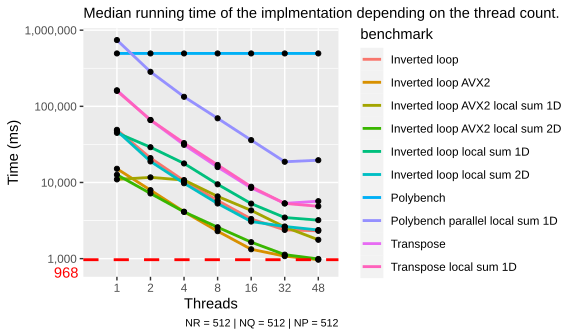

Here is the R script that generated this plot:
library(ggplot2)
library(extrafont)
require(plyr)

loadfonts()

setwd("F:\\DPHPC\\Plots")

source("utils.R")
source("stats.R")

classic_data_1 <- ReadAllFilesInDir.Aggregate(dir.path="results_classic/", col=c("benchmark", "NR", "NQ", "NP", "threads", "blocking_size", "id", "time", "overhead"))
sequential_data_2 <- ReadAllFilesInDir.Aggregate(dir.path="results_sequential_512/", col=c("benchmark", "NR", "NQ", "NP", "threads", "blocking_size", "id", "time", "overhead"))



classic_data <- rbind(classic_data_1, sequential_data_2)


classic_data$benchmark <- mapvalues(classic_data$benchmark, 
                                     from=c("inverted_loop", "inverted_loop_avx2",
                                            "inverted_loop_avx2_local_sum",
                                            "inverted_loop_avx2_local_sum_1D",
                                            "inverted_loop_local_sum",
                                            "inverted_loop_local_sum_1D",
                                            "transpose_local_sum",
                                            "polybench",
                                            "polybench_parallel_local_sum",
                                            "transpose"),
                                     to=c("Inverted loop", "Inverted loop AVX2",
                                          "Inverted loop AVX2 local sum 2D",
                                          "Inverted loop AVX2 local sum 1D",
                                          "Inverted loop local sum 2D",
                                          "Inverted loop local sum 1D",
                                          "Transpose local sum 1D",
                                          "Polybench",
                                          "Polybench parallel local sum 1D",
                                          "Transpose"))

classic_data_summary <- CalculateDataSummary(data=classic_data, measurevar="time", groupvars=c("benchmark", "NR", "NQ", "NP", "threads", "blocking_size"), conf.interval=.95, quantile.interval=.95)

for (row_nb in c(43)) {
  for(thread_nb in c(2, 4, 8, 16, 32, 48)) {
    new_row <- classic_data_summary[row_nb,]
    new_row$threads = thread_nb
    classic_data_summary <- rbind(classic_data_summary, new_row)
  }
}

min_val_classic_data <- min(classic_data_summary$median) / 1000
line_label_classic_data <-  paste(format(min_val_classic_data, digits=3), "ms")

classic_data_plot <- ggplot(data=classic_data_summary, aes(x = factor(threads), y=median/1000, ymin=CI.NNorm.high/1000, ymax=CI.NNorm.low/1000, group=benchmark)) +
    scale_y_continuous(labels = scales::comma, trans="log10") +
    geom_line(aes(col=benchmark), size=1) +
    geom_point(size=1.5) +
    geom_hline(yintercept=min_val_classic_data, linetype="dashed", color="red", size=1) +
    #geom_text(aes(0, min_val_classic_data, label = line_label_classic_data, vjust=-1, hjust = -0.5)) +
    annotate("text", x = 0, y = min_val_classic_data, label = format(min_val_classic_data, digits=3), hjust = 1.2, vjust=1.7, color="red") + coord_cartesian(clip = 'off') +
    labs(subtitle = "Median running time of the implmentation depending on the thread count.",
         caption = "NR = 512 | NQ = 512 | NP = 512",
         y="Time (ms)", x="Threads") +
    theme(plot.title=element_text(size=14),
          plot.caption=element_text(size=8))

print(classic_data_plot)

ggsave(file="classic_data_plot.svg", plot=classic_data_plot, width = 6, height=3.5)
ggsave(file="classic_data_plot.eps", plot=classic_data_plot, width = 6, height=3.5)

classic_data_boxplot <- ggplot(data=classic_data, aes(x = factor(threads), y=time/1000)) +
  facet_wrap(~benchmark) +
  scale_y_continuous(labels = scales::comma) +
  geom_boxplot() +
  labs(title="Threads Vs Time (ms)", subtitle = "AMD 7H12 | gcc(9.3.0) -O3 -mavx2 -mfma | NR = 512; NQ = 512; NP = 512",
       y="Time (ms)", x="Threads") +
  theme(plot.title=element_text(size=14),
        plot.caption=element_text(size=8))
  
  
print(classic_data_boxplot)

ggsave(file="classic_data_boxplot.svg", plot=classic_data_boxplot, width = 6, height = 5)
ggsave(file="classic_data_boxplot.eps", plot=classic_data_boxplot, width = 10, height=10)
